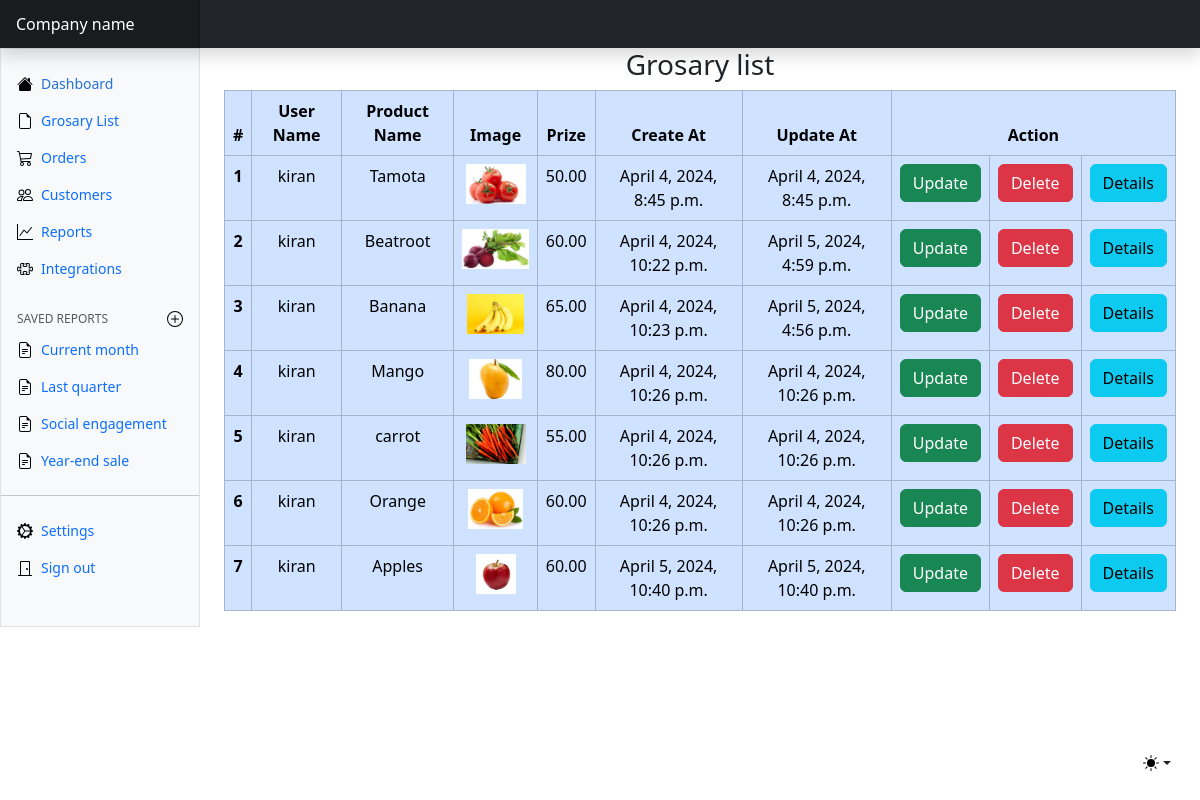
The page /super-admin/admin-list/ on the database its author committed.
### grosary/models.py (models this page shows, shortened)
class Grosary(models.Model):
    user = models.ForeignKey(User, on_delete=models.CASCADE)
    grosary_name = models.CharField(max_length=20)
    image = models.ImageField(upload_to='profile_picture')
    prize = models.DecimalField(max_digits=10, decimal_places=2)
    create_at = models.DateTimeField(auto_now_add=True)
    update_at = models.DateTimeField(auto_now=True)

### users/models.py (models this page shows)
class User(AbstractUser):
    mobile = models.IntegerField(null=True, blank=True)

### superadmin/views.py (the view)
# urls.py: path('admin-list/', admin_grosary_list, name='admin_grosary_list'),
def admin_grosary_list(request):
    mart = Grosary.objects.all()
    context = {
        'grosaries' : mart
    }
    return render(request, 'dashboard_templates/admin_grosary_list.html', context)

### templates/dashboard_templates/admin_grosary_list.html
{% extends 'dashboard_templates/dashboard_base.html' %}
{% block content %}
    <h3 class="text-center">Grosary list</h3>
    <table class="table table-primary table-bordered text-center">
        <thead>
            <tr>
                <th scope="col">#</th>
                <th scope="col">User Name</th>
                <th scope="col">Product Name</th>
                <th scope="col">Image</th>
                <th scope="col">Prize</th>
                <th scope="col">Create At</th>
                <th scope="col">Update At</th>
                <th scope="col" colspan="3">Action</th>
            </tr>
        </thead>
        <tbody>
            {% for grosary in grosaries %}
                <tr>
                    <th scope="row">{{ forloop.counter }}</th>
                    <td>{{ grosary.user.username }}</td>
                    <td>{{ grosary.grosary_name }}</td>
                    <td><img src="{{grosary.image.url}}" height="40"></td>
                    <td>{{ grosary.prize }}</td>
                    <td>{{ grosary.create_at }}</td>
                    <td>{{ grosary.update_at }}</td>
                    <td><a class="btn btn-success" href="/grosary/grosary-update/{{grosary.id}}/">Update</a> </td>
                    <td><a class="btn btn-danger" href="/grosary/delete-grosary/{{grosary.id}}/">Delete</a> </td>
                    <td><a class="btn btn-info" href="/grosary/grosary-details/{{grosary.id}}/">Details</a> </td>
                </tr>
            {% endfor %}
        </tbody>
  </table>
{% endblock %}

### rows shown on the page
Grosary: user.username "kiran", grosary_name "Tamota", image (picture), prize "50.00", create_at "April 4, 2024, 8:45 p.m.", update_at "April 4, 2024, 8:45 p.m."
Grosary: user.username "kiran", grosary_name "Beatroot", image (picture), prize "60.00", create_at "April 4, 2024, 10:22 p.m.", update_at "April 5, 2024, 4:59 p.m."
Grosary: user.username "kiran", grosary_name "Banana", image (picture), prize "65.00", create_at "April 4, 2024, 10:23 p.m.", update_at "April 5, 2024, 4:56 p.m."
Grosary: user.username "kiran", grosary_name "Mango", image (picture), prize "80.00", create_at "April 4, 2024, 10:26 p.m.", update_at "April 4, 2024, 10:26 p.m."
Grosary: user.username "kiran", grosary_name "carrot", image (picture), prize "55.00", create_at "April 4, 2024, 10:26 p.m.", update_at "April 4, 2024, 10:26 p.m."
Grosary: user.username "kiran", grosary_name "Orange", image (picture), prize "60.00", create_at "April 4, 2024, 10:26 p.m.", update_at "April 4, 2024, 10:26 p.m."
Grosary: user.username "kiran", grosary_name "Apples", image (picture), prize "60.00", create_at "April 5, 2024, 10:40 p.m.", update_at "April 5, 2024, 10:40 p.m."
